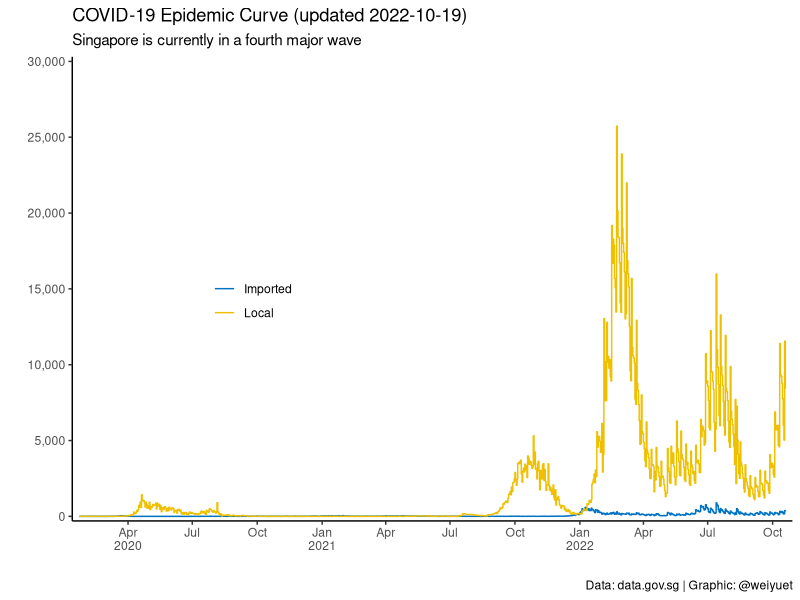
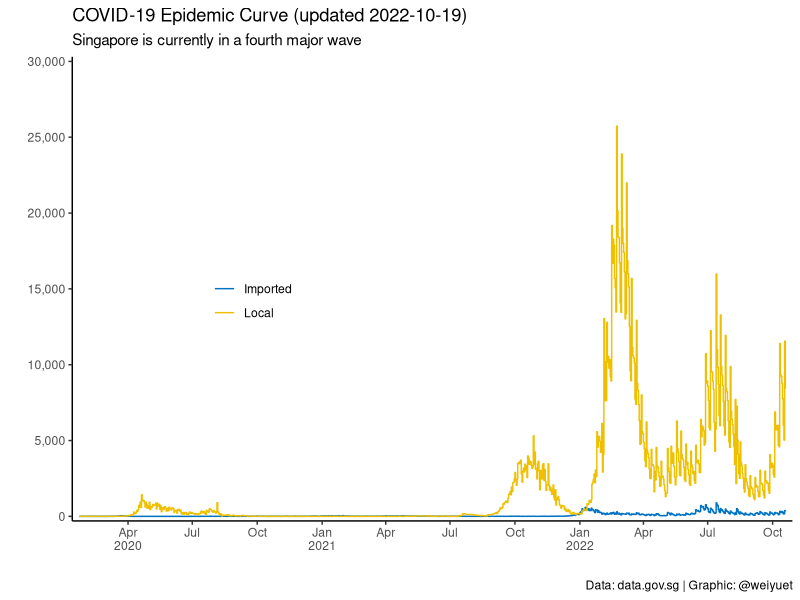

Source code (R) for these figures, in order:
# Setup
library(tidyverse)
library(scales)
library(glue)
library(ggsci)

# Load data
epidemic_curve <- read_csv("data/singapore/covid-19-case-numbers/epidemic-curve.csv")

# Visualize
epidemic_curve %>% 
  ggplot(aes(x = date, y = value, colour = type)) +
  geom_step() +
  scale_x_date(expand = c(0.01, 0),
               labels = label_date_short(),
               date_breaks = "3 months") +
  scale_y_continuous(expand = c(0.01, 0),
                     labels = label_number(big.mark = ","),
                     limits = c(0, 30000),
                     breaks = seq(0, 30000, 5000)) +
  scale_colour_jco() +
  theme_classic() +
  theme(legend.position = c(0.25, 0.5)) +
  labs(x = "", y = "",
       colour = "",
       title = glue("COVID-19 Epidemic Curve (updated {max(epidemic_curve$date)})"),
       subtitle = "Singapore is currently in a fourth major wave",
       caption = "Data: data.gov.sg | Graphic: @weiyuet")

ggsave("figures/covid-epidemic-curve-sg.png", width = 8, height = 5)
